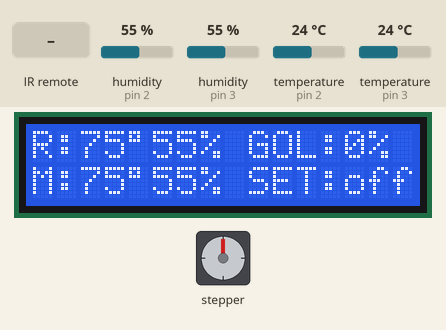
This program was run on a simulated Arduino Uno, built with avr-gcc and run on an emulated ATmega328P. On the bench: 16×2 character LCD, stepper motor. Inputs (shaded band) come from the test bench; at power-on: humidity (sensors on pin 2, pin 3) 55 %, temperature (sensors on pin 2, pin 3) 24 °C. Stepper angles assume 2048 steps per turn; what the program prints to the serial monitor is not drawn.

Above: at 7.3 s.
7.4 s: infrared code 0xFFA25D received
At 9.5 s:
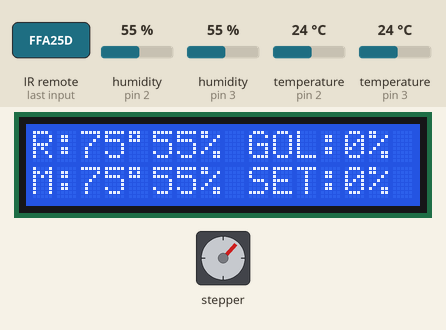
9.8 s: infrared code 0xFFE21D received
At 11.1 s:
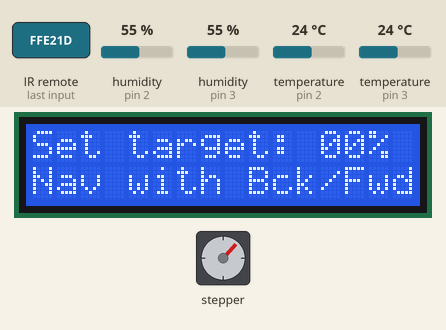
11.4 s: infrared code 0xFFC23D received
At 12.7 s:
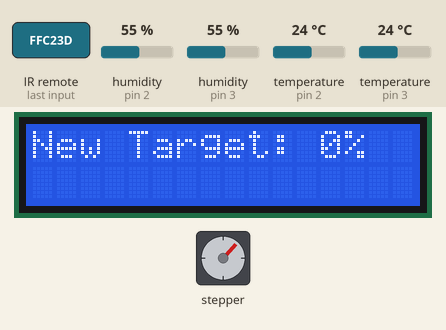
14.6 s: infrared code 0xFF30CF received
At 16.2 s:
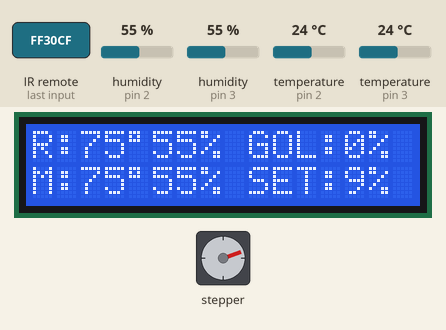
16.8 s: infrared code 0xFF18E7 received
At 17.8 s:
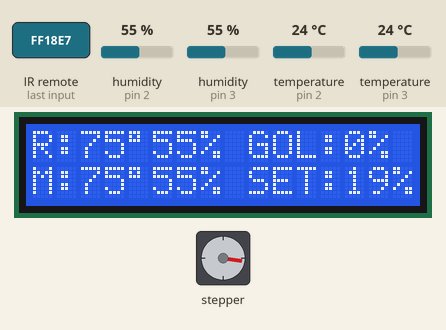
18.9 s: infrared code 0xFF7A85 received
At 20.6 s:
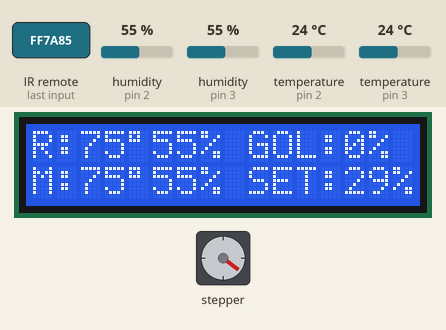
Timing chart, 0 to 22.1 s (numbered marks = the images above; inputs shaded):
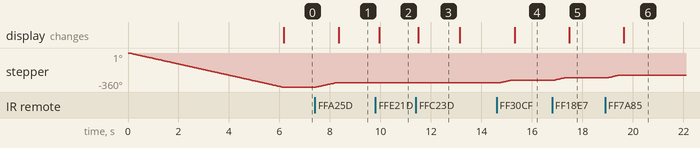

The program:

main.cpp
```cpp
#include <Arduino.h>

#include "IRremote.h"
IRrecv irrecv(A0);
decode_results results;

#include <Stepper.h>

//Our humidifier is controlled by a four wire stepper motor glued to the knob lol
struct Humidifier{

    //Set target humidity stuff
    int targetInt = 0; //This is the actual var we use to set the target humidity

    int currentTargetIndex = 0; //The index in target[] the user is currently setting
    char target[2] = {'0', '0'};

    bool settingTarget = false;
    void toggleSettingTarget() {
        settingTarget = !settingTarget;
    }

    void setTargetPieces(char piece) {
        target[currentTargetIndex] = piece;

        if (currentTargetIndex == 0)
            currentTargetIndex++;
        else {
            String targetString = String(target[0]) + String(target[1]);
            currentTargetIndex = 0;
            targetInt = (int)targetString.toInt();
            Serial.println("Target set to " + String(targetInt) + "%.");
        }
    }


    //Stepper code below here
    bool isOn = false; //This is for when the humidifier is turned off by a user
    bool softOff = false; //This is for when the humidifier is turned off by the software

    int stepsPerRevolution = 2048; //This is how many steps our stepper can take
    int stepsToPowerOn = 245; //This is how many steps it takes to click the humidifier on or off
    int stepsToMax = 1653; //This is how many steps it takes to max out the humidifier AFTER it's been turned on
    int currentStep = 0;

    Stepper stepper = Stepper(stepsPerRevolution, 4, 6, 5, 7);

    void reset() {
        stepper.step(-stepsPerRevolution);
        currentStep = 0;
        isOn = false;
    }
    void togglePower() {
        if (isOn) {
            if (currentStep)
                repositionBy(-currentStep);

            stepper.step(-stepsToPowerOn);
            isOn = false;
        } else {
            stepper.step(stepsToPowerOn);
            currentStep = 0;
            isOn = true;
        }
    }

    void repositionBy(int steps) {
        if (isOn) {
            if (currentStep + steps > stepsToMax)
                steps = stepsToMax - currentStep;
            else if (currentStep + steps < 0)
                steps = -currentStep;

            Serial.println("Stepping by " + String(steps) + " steps.");

            currentStep += steps;

            stepper.step(steps);
        }
    }
    void setByPercentage(int percentage) {
        if (isOn) {
            if (percentage > 100)
                percentage = 100;
            else if (percentage < 0)
                percentage = 0;

            if (softOff && percentage > 0) {
                stepper.step(stepsToPowerOn);
                softOff = false;
            } else if (softOff && percentage == 0)
                return;

            int piece = stepsToMax / 100;
            int steps = -(currentStep - (piece * percentage));

            Serial.println("Stepping to " + String(percentage) + "% (" + String(steps) + " steps).");
            Serial.println("Current step: " + String(currentStep) + " steps.");


            repositionBy(steps);

            if (percentage == 0) {
                stepper.step(-stepsToPowerOn);
                softOff = true;
            }
        }
    }
};
Humidifier humidifier;

#include <Adafruit_Sensor.h>
#include <LiquidCrystal.h>
LiquidCrystal lcd(8, 9, 10, 11, 12, 13);

#include <DHT.h>
DHT onboard_sensor(2, DHT11);
DHT offboard_sensor(3, DHT11);

//The default display- shows all relevant climate data.
void drawClimateData(float h, float f, float h2, float f2) {
    lcd.clear();
    lcd.setCursor(0, 0);
    lcd.print("R:");
    lcd.print((int) f);
    lcd.print((char) 223);
    lcd.print((int) h);
    lcd.print("% GOL:");
    lcd.print(humidifier.targetInt);
    lcd.print("%");

    lcd.setCursor(0, 1);
    lcd.print("M:");
    lcd.print((int) f2);
    lcd.print((char) 223);
    lcd.print((int) h2);
    lcd.print("% SET:");
    if (humidifier.isOn)
        lcd.print((int) (humidifier.currentStep / (float) humidifier.stepsToMax * 100));
    else
        lcd.print("off");

    lcd.print("%");
}

//Shows the screen to allow our user to pick a target humidity
void drawGetTarget() {
    lcd.clear();

    lcd.setCursor(0, 0);
    lcd.print("Set target: ");
    lcd.print(humidifier.target[0]);
    lcd.print(humidifier.target[1]);
    lcd.print("%");

    lcd.setCursor(0, 1);
    lcd.print("Nav with Bck/Fwd");
}

//Prints errors
void printError(String error) {
    Serial.println("Error: " + error);

    lcd.clear();
    lcd.setCursor(0, 0);
    lcd.print("ERROR: ");
    lcd.setCursor(0, 1);
    lcd.print(error);
}

//Handles IR control signals
void runIrFunc(unsigned long cmd) {
    Serial.println("IR command: " + String(cmd, HEX));

    switch(cmd) {
        case 0xFFA25D: //Power btn
            humidifier.togglePower();
            break;
        case 0xFFE21D: //Func btn (set target humidity)
            humidifier.toggleSettingTarget();
            break;
        case 0xFFA857: //Vol down btn
            break;
        case 0xFF22DD: //Back btn
            if (humidifier.settingTarget)
                humidifier.currentTargetIndex = 0;
            else
                humidifier.setByPercentage(0);
            break;
        case 0xFF629D: //Vol up btn
            break;
        case 0xFFC23D: //Next btn
            if (humidifier.settingTarget) {
                lcd.clear();
                lcd.setCursor(0, 0);
                lcd.print("New Target: " + String(humidifier.targetInt) + "%");
                delay(1500);

                humidifier.settingTarget = false;
            } else
                humidifier.setByPercentage(100);
            break;
        case 0xff6897: //0
            if (humidifier.settingTarget)
                humidifier.setTargetPieces('0');
            else
                humidifier.setByPercentage(0);
            break;
        case 0xff30cf: //1
            if (humidifier.settingTarget)
                humidifier.setTargetPieces('1');
            else
                humidifier.setByPercentage(10);
            break;
        case 0xff18e7: //2
            if (humidifier.settingTarget)
                humidifier.setTargetPieces('2');
            else
                humidifier.setByPercentage(20);
            break;
        case 0xff7a85: //3
            if (humidifier.settingTarget)
                humidifier.setTargetPieces('3');
            else
                humidifier.setByPercentage(30);
            break;
        case 0xff10ef: //4
            if (humidifier.settingTarget)
                humidifier.setTargetPieces('4');
            else
                humidifier.setByPercentage(40);
            break;
        case 0xff38c7: //5
            if (humidifier.settingTarget)
                humidifier.setTargetPieces('5');
            else
                humidifier.setByPercentage(50);
            break;
        case 0xff5aa5: //6
            if (humidifier.settingTarget)
                humidifier.setTargetPieces('6');
            else
                humidifier.setByPercentage(60);
            break;
        case 0xff42bd: //7
            if (humidifier.settingTarget)
                humidifier.setTargetPieces('7');
            else
                humidifier.setByPercentage(70);
            break;
        case 0xff4ab5: //8
            if (humidifier.settingTarget)
                humidifier.setTargetPieces('8');
            else
                humidifier.setByPercentage(80);
            break;
        case 0xff52ad: //9
            if (humidifier.settingTarget)
                humidifier.setTargetPieces('9');
            else
                humidifier.setByPercentage(90);
            break;
        default:
            break;
    }
}

void setup() {
    Serial.begin(9600);
    Serial.println("hello!");

    //Init our LCD
    lcd.begin(16, 2);
    lcd.clear();
    lcd.setCursor(0, 0);
    lcd.print("Initializing...");

    //Init our humidifier stepper
    humidifier.stepper.setSpeed(10);
    humidifier.reset();

    //Init our  temp/humidity sensors
    onboard_sensor.begin();
    offboard_sensor.begin();

    //Init our IR receiver
    irrecv.enableIRIn();
}

int lastH2 = 0;
bool hitTarget = false;
void loop() {
    //Read our onboard sensor
    float h = onboard_sensor.readHumidity();
    float f = onboard_sensor.readTemperature(true);
    if (isnan(h) || isnan(f)) {
        printError("CTRL reading failure!");
        return;
    }

    //Read our offboard sensor
    float h2 = offboard_sensor.readHumidity();
    float f2 = offboard_sensor.readTemperature(true);
    if (isnan(h2) || isnan(f2)) {
        printError("AUX reading failure!");
        return;
    }

    if (humidifier.settingTarget)
        drawGetTarget(); //Ask our user what the desired humidity is
    else
        drawClimateData(h, f, h2, f2); //Show our climate data

    //Catch remote commands
    if (irrecv.decode(&results)) {
        runIrFunc(results.value);
        irrecv.resume(); // Receive the next value
    }

    //Automate our humidifer based on existing parameters
    if (!humidifier.settingTarget && humidifier.targetInt > 0 && humidifier.isOn) {
        int upperBuffer = 2;

        if (hitTarget && h2 < humidifier.targetInt)
            hitTarget = false;

        if (!hitTarget && h2 >= humidifier.targetInt + upperBuffer)
            hitTarget = true;

        if (hitTarget)
            humidifier.setByPercentage(0);
        else {
            int percentage = 100 - h2 - (100 - humidifier.targetInt);

            //Give us a buffer above our target before we turn off completely
            if (h2 >= humidifier.targetInt && h2 < humidifier.targetInt + upperBuffer)
                percentage = 1;

            //If our humidity is less than 8% below our target, turn to full
            if (h2 < humidifier.targetInt - 10)
                percentage = 100;

            humidifier.setByPercentage(percentage);
        }
    }

    delay(100);
}
```

Measured:
- after the input at 7.4 s, stepper: turns 43° clockwise in 0.72 s, starting after 0.06 s; the display: changes after 0.94 s (image 1)
- after the input at 9.8 s, the display: changes after 0.15 s (image 2)
- after the input at 11.4 s, the display: changes after 0.09 s (image 3)
- after the input at 14.6 s, stepper: turns 28° clockwise in 0.46 s, starting after 0.08 s; the display: changes after 0.71 s (image 4)
- after the input at 16.8 s, stepper: turns 28° clockwise in 0.46 s, starting after 0.05 s; the display: changes after 0.67 s (image 5)
- after the input at 18.9 s, stepper: turns 28° clockwise in 0.46 s, starting after 0.11 s; the display: changes after 0.74 s (image 6)
- what the display in image 3 shows lasts 1.6 s, from 11.5 s to 13.1 s
